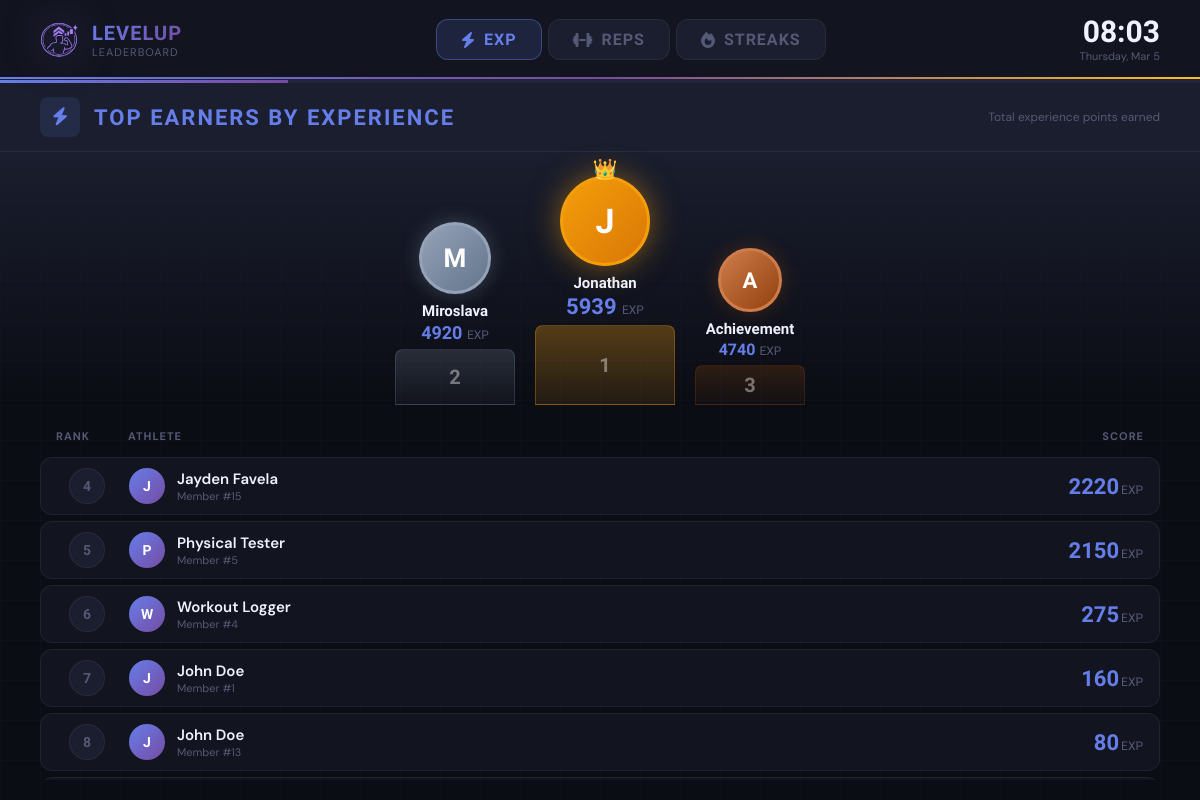
Screenshot of /kiosk/leaderboard with the database file from the repository.
### tables this page shows
CREATE TABLE client_gamification (
                gamification_id INTEGER PRIMARY KEY AUTOINCREMENT,
                client_id INTEGER UNIQUE NOT NULL,
                current_level INTEGER DEFAULT 1,
                current_exp INTEGER DEFAULT 0,
                total_exp INTEGER DEFAULT 0,
                rank TEXT DEFAULT 'E',
                client_class TEXT,
                class_unlocked_at_level INTEGER, current_streak INTEGER DEFAULT 0, longest_streak INTEGER DEFAULT 0, total_reps INTEGER DEFAULT 0, workouts_completed INTEGER DEFAULT 0,
                FOREIGN KEY (client_id) REFERENCES clients(client_id) ON DELETE CASCADE
            );

CREATE TABLE clients (
                client_id INTEGER PRIMARY KEY AUTOINCREMENT,
                phone_number TEXT UNIQUE NOT NULL,
                pin_hash TEXT NOT NULL,
                first_name TEXT NOT NULL,
                last_name TEXT NOT NULL,
                email TEXT,
                date_of_birth DATE,
                gender TEXT,
                registration_date DATETIME DEFAULT CURRENT_TIMESTAMP,
                status TEXT DEFAULT 'active',
                profile_photo_path TEXT
            , fitness_goal TEXT DEFAULT NULL, preferred_split TEXT DEFAULT NULL);

### main.py (the view)
@app.route('/kiosk/leaderboard')
def kiosk_leaderboard():
    from controllers.leaderboard_controller import LeaderboardController
    leaderboard = LeaderboardController()
    top_exp     = leaderboard.get_top_exp(limit=10)
    top_reps    = leaderboard.get_top_reps(limit=10)
    top_streaks = leaderboard.get_top_streaks(limit=10)
    return render_template(
        'kiosk/leaderboard_kiosk.html',
        top_exp=top_exp,
        top_reps=top_reps,
        top_streaks=top_streaks
    )

### controllers/leaderboard_controller.py (called while the page is built)
    def get_top_exp(self, limit=10):
        query = """
            SELECT c.client_id, c.first_name || ' ' || c.last_name AS full_name,
                g.total_exp
            FROM clients c
            JOIN client_gamification g ON c.client_id = g.client_id
            ORDER BY g.total_exp DESC
            LIMIT ?
        """
        return self.db.execute_query(query, (limit,))

    def get_top_reps(self, limit=10):
        query = """
            SELECT c.client_id, c.first_name || ' ' || c.last_name AS full_name,
                   SUM(w.reps_completed) AS total_reps
            FROM clients c
            JOIN workout_logs w ON c.client_id = w.client_id
            GROUP BY c.client_id
            ORDER BY total_reps DESC
            LIMIT ?
        """
        return self.db.execute_query(query, (limit,))

    def get_top_streaks(self, limit=10):
        query = """
            SELECT c.client_id, c.first_name || ' ' || c.last_name AS full_name,
                g.current_streak
            FROM clients c
            JOIN client_gamification g ON c.client_id = g.client_id
            ORDER BY g.current_streak DESC
            LIMIT ?
        """
        result = self.db.execute_query(query, (limit,))
        print(dict(result[0]), dict(result[1]), dict(result[2]) )
        return self.db.execute_query(query, (limit,))

### database/db_manager.py (called while the page is built)
    def connect(self):
        self.conn = sqlite3.connect(self.db_name)
        self.conn.row_factory = sqlite3.Row
        self.cursor = self.conn.cursor()

    def disconnect(self):
        if self.conn:
            self.conn.close()

    def execute_query(self, query, params=None):
        self.connect()
        if params:
            self.cursor.execute(query, params)
        else:
            self.cursor.execute(query)
        results = self.cursor.fetchall()
        self.disconnect()
        return results

### templates/kiosk/leaderboard_kiosk.html (shortened to what this page needs)
<!DOCTYPE html>
<html lang="en">
<head>
    <link rel="stylesheet" href="https://cdnjs.cloudflare.com/ajax/libs/font-awesome/6.5.0/css/all.min.css">
</head>
<body>
<div class="kiosk-wrap">
    <header class="kiosk-header">
        <div class="kiosk-logo">
            <img src="/static/image/levelup_gym_icon.svg" alt="LevelUp">
            <div>
                <div class="kiosk-logo-text">LEVELUP</div>
                <div class="kiosk-logo-sub">Leaderboard</div>
            </div>
        </div>
        <div class="kiosk-tabs">
            <div class="kiosk-tab" id="tab-btn-exp">
                <i class="fa-solid fa-bolt"></i> EXP
            </div>
            <div class="kiosk-tab" id="tab-btn-reps">
                <i class="fa-solid fa-dumbbell"></i> Reps
            </div>
            <div class="kiosk-tab" id="tab-btn-streaks">
                <i class="fa-solid fa-fire"></i> Streaks
            </div>
        </div>
        <div class="kiosk-clock">
            <div class="kiosk-time" id="clock-time">--:--</div>
            <div class="kiosk-date" id="clock-date">---</div>
        </div>
    </header>
    <div class="kiosk-progress-bar">
        <div class="kiosk-progress-fill" id="progress-fill"></div>
    </div>
    <div class="kiosk-body">
        {% set panels = [
            ('exp',     top_exp,     'total_exp',     'EXP',  '#667eea', 'fa-bolt',     'Top Earners by Experience', 'Total experience points earned'),
            ('reps',    top_reps,    'total_reps',    'reps', '#10b981', 'fa-dumbbell', 'Top Performers by Reps',    'Total repetitions logged'),
            ('streaks', top_streaks, 'current_streak','days', '#fbbf24', 'fa-fire',     'Longest Active Streaks',    'Consecutive days training')
        ] %}
        {% for category, rows, score_key, unit, color, icon, title, desc in panels %}
        <div class="kiosk-panel {% if loop.first %}active{% endif %}" id="panel-{{ category }}">
            <div class="category-banner">
                <div class="category-icon" style="background: {{ color }}22; color: {{ color }};">
                    <i class="fa-solid {{ icon }}"></i>
                </div>
                <div class="category-title" style="color: {{ color }};">{{ title }}</div>
                <div class="category-desc">{{ desc }}</div>
            </div>
            {% if rows %}
            <div class="podium-section">
                {% for slot_rank in [2, 1, 3] %}
                    {% set idx = slot_rank - 1 %}
                    {% if rows | length > idx %}
                    {% set row = rows[idx] %}
                    <div class="podium-slot rank-{{ slot_rank }}">
                        <div class="podium-avatar">{{ row.full_name[0] | upper }}</div>
                        <div class="podium-name">{{ row.full_name.split(' ')[0] }}</div>
                        <div class="podium-value" style="color:{{ color }};">
                            {{ row[score_key] | default(0) }}
                            <span style="font-size:12px; font-weight:500; color:var(--text-muted);">{{ unit }}</span>
                        </div>
                        <div class="podium-block">{{ slot_rank }}</div>
                    </div>
                    {% endif %}
                {% endfor %}
            </div>
            <div class="kiosk-list-wrap">
                <div class="kiosk-list-header">
                    <span>Rank</span>
                    <span>Athlete</span>
                    <span style="text-align:right;">Score</span>
                </div>
                <div class="kiosk-list">
                    {% for row in rows %}
                    {% if loop.index > 3 %}
                    <div class="kiosk-row {% if loop.index == 1 %}top-1{% elif loop.index == 2 %}top-2{% elif loop.index == 3 %}top-3{% endif %}">
                        <div style="display:flex; justify-content:center;">
                            <div class="rank-badge">{{ loop.index }}</div>
                        </div>
                        <div class="kiosk-client">
                            <div class="kiosk-mini-avatar">{{ row.full_name[0] | upper }}</div>
                            <div>
                                <div class="kiosk-client-name">{{ row.full_name }}</div>
                                <div class="kiosk-client-sub">Member #{{ row.client_id }}</div>
                            </div>
                        </div>
                        <div class="kiosk-score" style="color:{{ color }};">
                            {{ row[score_key] | default(0) }}<span class="kiosk-score-unit">{{ unit }}</span>
                        </div>
                    </div>
                    {% endif %}
                    {% endfor %}
                </div>
            </div>
            {% else %}
            <div class="kiosk-empty">
                <i class="fa-solid {{ icon }}"></i>
                <p>No data yet — keep training!</p>
            </div>
            {% endif %}
        </div>
        {% endfor %}
    </div>
</div>
</body>
</html>

### rows the page displays
client_gamification: total_exp "4920"
client_gamification: total_exp "5939"
client_gamification: total_exp "4740"
client_gamification: full_name "J", full_name "Jayden Favela", client_id "15", total_exp "2220", unit "EXP"
client_gamification: full_name "P", full_name "Physical Tester", client_id "5", total_exp "2150", unit "EXP"
client_gamification: full_name "W", full_name "Workout Logger", client_id "4", total_exp "275", unit "EXP"
client_gamification: full_name "J", full_name "John Doe", client_id "1", total_exp "160", unit "EXP"
client_gamification: full_name "J", full_name "John Doe", client_id "13", total_exp "80", unit "EXP"

### other values shown
{{ title }} "TOP EARNERS BY EXPERIENCE"
{{ desc }} "Total experience points earned"
{{ row.full_name[0] | upper }} "M" "J" "A"
{{ row.full_name.split(' ')[0] }} "Miroslava" "Jonathan" "Achievement"
{{ unit }} "EXP" "EXP" "EXP"
{{ slot_rank }} "2" "1" "3"
